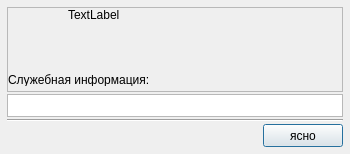
<?xml version="1.0" encoding="UTF-8"?>
<ui version="4.0">
 <class>dbMessDlg</class>
 <widget class="QDialog" name="dbMessDlg">
  <property name="geometry">
   <rect>
    <x>0</x>
    <y>0</y>
    <width>350</width>
    <height>154</height>
   </rect>
  </property>
  <property name="sizePolicy">
   <sizepolicy hsizetype="Preferred" vsizetype="Fixed">
    <horstretch>0</horstretch>
    <verstretch>0</verstretch>
   </sizepolicy>
  </property>
  <property name="minimumSize">
   <size>
    <width>350</width>
    <height>154</height>
   </size>
  </property>
  <property name="maximumSize">
   <size>
    <width>350</width>
    <height>400</height>
   </size>
  </property>
  <property name="windowTitle">
   <string>Dialog</string>
  </property>
  <layout class="QGridLayout" name="gridLayout_2">
   <property name="leftMargin">
    <number>7</number>
   </property>
   <property name="topMargin">
    <number>7</number>
   </property>
   <property name="rightMargin">
    <number>7</number>
   </property>
   <property name="bottomMargin">
    <number>7</number>
   </property>
   <property name="spacing">
    <number>2</number>
   </property>
   <item row="5" column="0">
    <layout class="QHBoxLayout" name="horizontalLayout_2">
     <item>
      <widget class="QLabel" name="additionlabel">
       <property name="sizePolicy">
        <sizepolicy hsizetype="Preferred" vsizetype="Minimum">
         <horstretch>0</horstretch>
         <verstretch>0</verstretch>
        </sizepolicy>
       </property>
       <property name="font">
        <font>
         <pointsize>11</pointsize>
        </font>
       </property>
       <property name="text">
        <string/>
       </property>
       <property name="alignment">
        <set>Qt::AlignCenter</set>
       </property>
      </widget>
     </item>
     <item>
      <widget class="QPushButton" name="OkButton">
       <property name="sizePolicy">
        <sizepolicy hsizetype="Fixed" vsizetype="Fixed">
         <horstretch>0</horstretch>
         <verstretch>0</verstretch>
        </sizepolicy>
       </property>
       <property name="minimumSize">
        <size>
         <width>75</width>
         <height>23</height>
        </size>
       </property>
       <property name="text">
        <string>ясно</string>
       </property>
      </widget>
     </item>
    </layout>
   </item>
   <item row="0" column="0">
    <widget class="QFrame" name="frame">
     <property name="minimumSize">
      <size>
       <width>0</width>
       <height>85</height>
      </size>
     </property>
     <property name="maximumSize">
      <size>
       <width>16777215</width>
       <height>85</height>
      </size>
     </property>
     <property name="frameShape">
      <enum>QFrame::StyledPanel</enum>
     </property>
     <property name="frameShadow">
      <enum>QFrame::Raised</enum>
     </property>
     <layout class="QVBoxLayout" name="verticalLayout">
      <property name="spacing">
       <number>0</number>
      </property>
      <property name="leftMargin">
       <number>0</number>
      </property>
      <property name="topMargin">
       <number>0</number>
      </property>
      <property name="rightMargin">
       <number>0</number>
      </property>
      <property name="bottomMargin">
       <number>0</number>
      </property>
      <item>
       <layout class="QHBoxLayout" name="horizontalLayout_3">
        <item>
         <widget class="QWidget" name="iconwidget" native="true">
          <property name="sizePolicy">
           <sizepolicy hsizetype="Preferred" vsizetype="Fixed">
            <horstretch>0</horstretch>
            <verstretch>0</verstretch>
           </sizepolicy>
          </property>
          <property name="minimumSize">
           <size>
            <width>60</width>
            <height>60</height>
           </size>
          </property>
          <property name="maximumSize">
           <size>
            <width>60</width>
            <height>60</height>
           </size>
          </property>
          <property name="styleSheet">
           <string notr="true">image: url(:/svg/iconmonstr-database-7-icon.svg);</string>
          </property>
         </widget>
        </item>
        <item>
         <widget class="QLabel" name="TitleLine">
          <property name="sizePolicy">
           <sizepolicy hsizetype="Preferred" vsizetype="Minimum">
            <horstretch>0</horstretch>
            <verstretch>0</verstretch>
           </sizepolicy>
          </property>
          <property name="mouseTracking">
           <bool>true</bool>
          </property>
          <property name="styleSheet">
           <string notr="true"/>
          </property>
          <property name="text">
           <string>TextLabel</string>
          </property>
          <property name="alignment">
           <set>Qt::AlignLeading|Qt::AlignLeft|Qt::AlignTop</set>
          </property>
          <property name="wordWrap">
           <bool>true</bool>
          </property>
         </widget>
        </item>
       </layout>
      </item>
      <item>
       <layout class="QHBoxLayout" name="horizontalLayout">
        <property name="spacing">
         <number>0</number>
        </property>
        <item>
         <widget class="QLabel" name="label">
          <property name="sizePolicy">
           <sizepolicy hsizetype="Preferred" vsizetype="Expanding">
            <horstretch>0</horstretch>
            <verstretch>0</verstretch>
           </sizepolicy>
          </property>
          <property name="maximumSize">
           <size>
            <width>16777215</width>
            <height>13</height>
           </size>
          </property>
          <property name="text">
           <string>Служебная информация:</string>
          </property>
         </widget>
        </item>
        <item>
         <widget class="QToolButton" name="toolButton">
          <property name="text">
           <string/>
          </property>
          <property name="icon">
           <iconset resource="../../resfile/src.qrc">
            <normaloff>:/svg/eye-icon.svg</normaloff>:/svg/eye-icon.svg</iconset>
          </property>
          <property name="checkable">
           <bool>true</bool>
          </property>
          <property name="checked">
           <bool>false</bool>
          </property>
          <property name="popupMode">
           <enum>QToolButton::DelayedPopup</enum>
          </property>
          <property name="toolButtonStyle">
           <enum>Qt::ToolButtonFollowStyle</enum>
          </property>
          <property name="autoRaise">
           <bool>true</bool>
          </property>
          <property name="arrowType">
           <enum>Qt::NoArrow</enum>
          </property>
         </widget>
        </item>
       </layout>
      </item>
     </layout>
    </widget>
   </item>
   <item row="4" column="0">
    <widget class="Line" name="line">
     <property name="orientation">
      <enum>Qt::Horizontal</enum>
     </property>
    </widget>
   </item>
   <item row="2" column="0">
    <widget class="QPlainTextEdit" name="InfoBox">
     <property name="sizePolicy">
      <sizepolicy hsizetype="Expanding" vsizetype="Expanding">
       <horstretch>0</horstretch>
       <verstretch>0</verstretch>
      </sizepolicy>
     </property>
     <property name="minimumSize">
      <size>
       <width>0</width>
       <height>5</height>
      </size>
     </property>
     <property name="maximumSize">
      <size>
       <width>16777215</width>
       <height>265</height>
      </size>
     </property>
     <property name="styleSheet">
      <string notr="true"/>
     </property>
     <property name="verticalScrollBarPolicy">
      <enum>Qt::ScrollBarAlwaysOff</enum>
     </property>
     <property name="horizontalScrollBarPolicy">
      <enum>Qt::ScrollBarAlwaysOff</enum>
     </property>
     <property name="readOnly">
      <bool>true</bool>
     </property>
     <property name="plainText">
      <string/>
     </property>
    </widget>
   </item>
   <item row="1" column="0">
    <spacer name="verticalSpacer">
     <property name="orientation">
      <enum>Qt::Vertical</enum>
     </property>
     <property name="sizeType">
      <enum>QSizePolicy::Ignored</enum>
     </property>
     <property name="sizeHint" stdset="0">
      <size>
       <width>20</width>
       <height>40</height>
      </size>
     </property>
    </spacer>
   </item>
  </layout>
 </widget>
 <resources>
  <include location="../../resfile/src.qrc"/>
 </resources>
 <connections/>
</ui>
